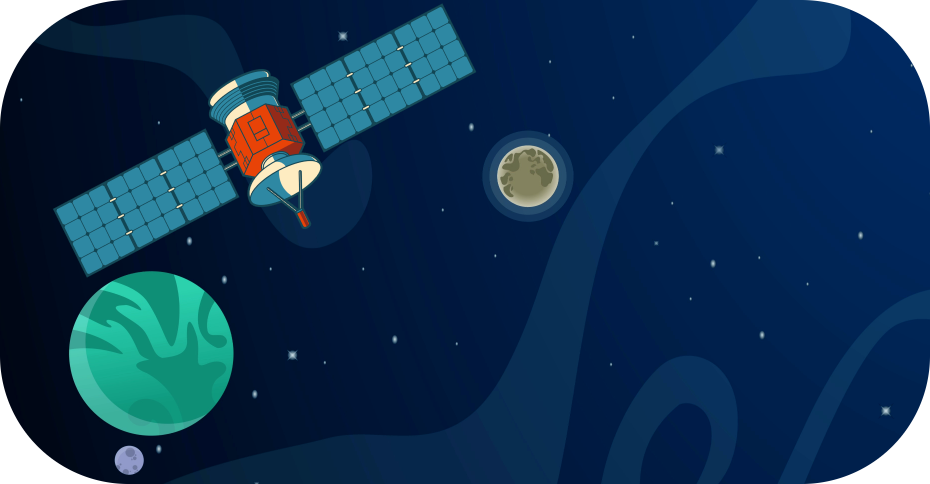
#> input picture python/BlankStamp2.png, 1860 x 968 px (shown at 1/2 size)
$ python GenerateStamp.py
#> lines starting #> are read from the running program, lines starting #| are printed output that depends on the picture
# -*- coding: utf-8 -*-
from PIL import Image, ImageFilter, ImageDraw, ImageFont

# params are string, float, float. keep the floats to 3 digits left of decimal (ex: 140.44)
def Generate_Stamp(satellite_name, elevation_degrees, azmith_degrees):
	# background
#> called with satellite_name = '1bigsatbatfo', elevation_degrees = 144.2, azmith_degrees = 281.7
	base = Image.open("BlankStamp2.png")
#> base is the input picture: PIL image 1860x968 RGBA; mean R, G, B, A 9.5, 44.6, 76.7, 247

	# transparent layer for the text
	txt = Image.new('RGBA', base.size, (255, 255, 255, 0))

	#add the font for big text, 2nd param is the font point size
	leng = len(satellite_name)
	if (leng < 12):
		fnt = ImageFont.truetype('nasalization-rg.ttf', 220)
		#print("1")
	elif (leng >= 12 and leng < 15):
		fnt = ImageFont.truetype('nasalization-rg.ttf', 180)
		#print("2")
	elif (leng >= 15 and leng < 17):
		fnt = ImageFont.truetype('nasalization-rg.ttf', 150)
		#print("3")
	elif (leng >= 17 and leng < 19):
		fnt = ImageFont.truetype('nasalization-rg.ttf', 130)
		#print("4")
	elif (leng >= 19 and leng < 20):
		fnt = ImageFont.truetype('nasalization-rg.ttf', 120)
		#print("5")
	else:
		fnt = ImageFont.truetype('nasalization-rg.ttf', 100)


	# "get a drawing context" -from PIL website
	# basically makes an image drawable (maybe???)
	d = ImageDraw.Draw(txt)


	# converting to the internal variable I used, a vestage from the previous development
	satName = satellite_name

	# constants for satellite text
	x, y = (2280, 1200)
	w, h = fnt.getsize(satName)

	# Draw some text
	# Params:
	# 1. tuple (x, y)
	# 2. text string
	# 3. font=the_font_you_import
	# 4. fill=(r,g,b,alpha)
	d.text(((x-w)/2,(y-h)/2), satName, font=fnt, fill=(255,255,255,255)) # , align="center"
	# print((y-h)/2) debugging

	# Make the font for the elivation and azmith
	fnt2 = ImageFont.truetype('nasalization-rg.ttf', 60)

	elevationNum = elevation_degrees
	elevationStr = "elevation: " + '%.1f' % elevationNum + "°"
	azmithNum = azmith_degrees
	azmithStr = "azmith: " + '%.1f' % azmithNum + "°"

	# Draw the azmith and elevation
	rightCorner = (x+w)/2 # to left justify these
	width, height = fnt2.getsize(elevationStr) # to place the text box on
	leftCorner = rightCorner - width
	fnt2.getsize(elevationStr) # to place the text box on

	# the y cordinate that the two strings are based on
	eleAsmHeight = 710

	# draw elevation
	d.text((leftCorner, eleAsmHeight), elevationStr, font=fnt2, fill=(255,255,255,255))

	# Azmith line setup
	azmithOffset = 0
	azmithTop = eleAsmHeight + height + azmithOffset
	width2, height2 = fnt2.getsize(azmithStr) # to place the text box on
	leftCorner2 = rightCorner - width2

	# drawing the azmith line
	d.text((leftCorner2, azmithTop), azmithStr, font=fnt2, fill=(255,255,255,255))


	# make the two images into one by superimposing
	out = Image.alpha_composite(base, txt)
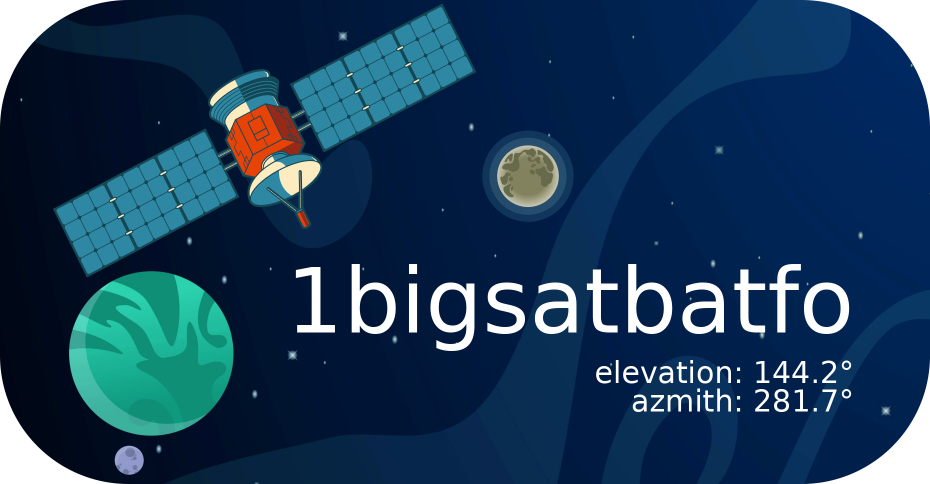
#> out: PIL image 1860x968 RGBA (shown at 1/2 size); mean R, G, B, A 17.6, 51.8, 82.6, 247; transparent parts drawn white

	out.save("SatSnapSticker" + ".png")


satName = "1bigsatbatfo"
satEle = 144.2
satAzm = 281.7

Generate_Stamp(satName, satEle, satAzm)
